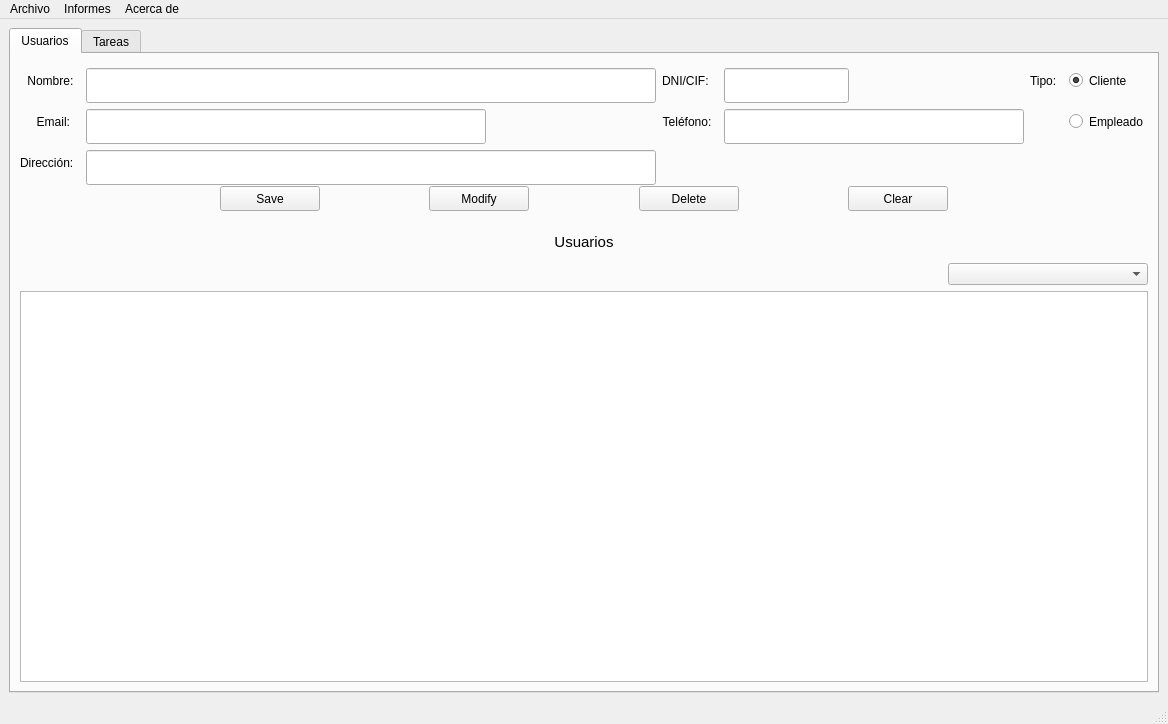
<?xml version="1.0" encoding="UTF-8"?>
<ui version="4.0">
 <class>MainWindow</class>
 <widget class="QMainWindow" name="MainWindow">
  <property name="geometry">
   <rect>
    <x>0</x>
    <y>0</y>
    <width>1168</width>
    <height>724</height>
   </rect>
  </property>
  <property name="windowTitle">
   <string>MainWindow</string>
  </property>
  <widget class="QWidget" name="centralwidget">
   <layout class="QHBoxLayout" name="horizontalLayout_2">
    <item>
     <widget class="QTabWidget" name="pan_main">
      <property name="currentIndex">
       <number>0</number>
      </property>
      <widget class="QWidget" name="tab_Usuario">
       <property name="sizePolicy">
        <sizepolicy hsizetype="Expanding" vsizetype="Expanding">
         <horstretch>0</horstretch>
         <verstretch>0</verstretch>
        </sizepolicy>
       </property>
       <attribute name="title">
        <string>Usuarios</string>
       </attribute>
       <layout class="QHBoxLayout" name="horizontalLayout">
        <item>
         <layout class="QVBoxLayout" name="verticalLayout_2">
          <item>
           <layout class="QGridLayout" name="gridLayout_2">
            <item row="0" column="0">
             <widget class="QLabel" name="lbl_name_3">
              <property name="text">
               <string>Nombre:  </string>
              </property>
              <property name="alignment">
               <set>Qt::AlignRight|Qt::AlignTrailing|Qt::AlignVCenter</set>
              </property>
             </widget>
            </item>
            <item row="0" column="1">
             <widget class="QLineEdit" name="le_name">
              <property name="sizePolicy">
               <sizepolicy hsizetype="Expanding" vsizetype="Expanding">
                <horstretch>0</horstretch>
                <verstretch>0</verstretch>
               </sizepolicy>
              </property>
              <property name="minimumSize">
               <size>
                <width>150</width>
                <height>35</height>
               </size>
              </property>
              <property name="maximumSize">
               <size>
                <width>600</width>
                <height>25</height>
               </size>
              </property>
             </widget>
            </item>
            <item row="0" column="2">
             <widget class="QLabel" name="lbl_dni">
              <property name="text">
               <string>DNI/CIF:</string>
              </property>
             </widget>
            </item>
            <item row="0" column="3">
             <widget class="QLineEdit" name="le_dni">
              <property name="minimumSize">
               <size>
                <width>90</width>
                <height>35</height>
               </size>
              </property>
              <property name="maximumSize">
               <size>
                <width>125</width>
                <height>25</height>
               </size>
              </property>
              <property name="autoFillBackground">
               <bool>false</bool>
              </property>
             </widget>
            </item>
            <item row="0" column="4">
             <widget class="QLabel" name="lbl_invoice">
              <property name="minimumSize">
               <size>
                <width>0</width>
                <height>25</height>
               </size>
              </property>
              <property name="text">
               <string>Tipo:  </string>
              </property>
             </widget>
            </item>
            <item row="0" column="5">
             <widget class="QRadioButton" name="rb_electronic">
              <property name="minimumSize">
               <size>
                <width>0</width>
                <height>25</height>
               </size>
              </property>
              <property name="text">
               <string>Cliente</string>
              </property>
              <property name="checked">
               <bool>true</bool>
              </property>
             </widget>
            </item>
            <item row="1" column="0">
             <widget class="QLabel" name="lb_email">
              <property name="text">
               <string>Email:   </string>
              </property>
              <property name="alignment">
               <set>Qt::AlignRight|Qt::AlignTrailing|Qt::AlignVCenter</set>
              </property>
             </widget>
            </item>
            <item row="1" column="1">
             <widget class="QLineEdit" name="le_email">
              <property name="minimumSize">
               <size>
                <width>100</width>
                <height>35</height>
               </size>
              </property>
              <property name="maximumSize">
               <size>
                <width>400</width>
                <height>25</height>
               </size>
              </property>
             </widget>
            </item>
            <item row="1" column="2">
             <widget class="QLabel" name="lbl_name_4">
              <property name="text">
               <string>Teléfono:  </string>
              </property>
              <property name="alignment">
               <set>Qt::AlignRight|Qt::AlignTrailing|Qt::AlignVCenter</set>
              </property>
             </widget>
            </item>
            <item row="1" column="3">
             <widget class="QLineEdit" name="le_phone">
              <property name="minimumSize">
               <size>
                <width>150</width>
                <height>35</height>
               </size>
              </property>
              <property name="maximumSize">
               <size>
                <width>300</width>
                <height>25</height>
               </size>
              </property>
             </widget>
            </item>
            <item row="1" column="5">
             <widget class="QRadioButton" name="rb_paper">
              <property name="minimumSize">
               <size>
                <width>0</width>
                <height>25</height>
               </size>
              </property>
              <property name="text">
               <string>Empleado</string>
              </property>
             </widget>
            </item>
            <item row="2" column="0">
             <widget class="QLabel" name="lbl_address">
              <property name="text">
               <string>Dirección:  </string>
              </property>
             </widget>
            </item>
            <item row="2" column="1">
             <widget class="QLineEdit" name="le_address">
              <property name="minimumSize">
               <size>
                <width>200</width>
                <height>35</height>
               </size>
              </property>
              <property name="maximumSize">
               <size>
                <width>9999</width>
                <height>25</height>
               </size>
              </property>
             </widget>
            </item>
           </layout>
          </item>
          <item>
           <layout class="QHBoxLayout" name="horizontalLayout_8">
            <item>
             <spacer name="horizontalSpacer_5">
              <property name="orientation">
               <enum>Qt::Horizontal</enum>
              </property>
              <property name="sizeHint" stdset="0">
               <size>
                <width>200</width>
                <height>20</height>
               </size>
              </property>
             </spacer>
            </item>
            <item>
             <widget class="QPushButton" name="btn_save_cust">
              <property name="minimumSize">
               <size>
                <width>100</width>
                <height>25</height>
               </size>
              </property>
              <property name="maximumSize">
               <size>
                <width>99999</width>
                <height>25</height>
               </size>
              </property>
              <property name="text">
               <string>Save</string>
              </property>
             </widget>
            </item>
            <item>
             <spacer name="horizontalSpacer_4">
              <property name="orientation">
               <enum>Qt::Horizontal</enum>
              </property>
              <property name="sizeHint" stdset="0">
               <size>
                <width>40</width>
                <height>20</height>
               </size>
              </property>
             </spacer>
            </item>
            <item>
             <widget class="QPushButton" name="btn_modify_cust">
              <property name="minimumSize">
               <size>
                <width>100</width>
                <height>25</height>
               </size>
              </property>
              <property name="maximumSize">
               <size>
                <width>99999</width>
                <height>25</height>
               </size>
              </property>
              <property name="text">
               <string>Modify</string>
              </property>
             </widget>
            </item>
            <item>
             <spacer name="horizontalSpacer_8">
              <property name="orientation">
               <enum>Qt::Horizontal</enum>
              </property>
              <property name="sizeHint" stdset="0">
               <size>
                <width>40</width>
                <height>20</height>
               </size>
              </property>
             </spacer>
            </item>
            <item>
             <widget class="QPushButton" name="btn_del_cust">
              <property name="minimumSize">
               <size>
                <width>100</width>
                <height>25</height>
               </size>
              </property>
              <property name="maximumSize">
               <size>
                <width>99999</width>
                <height>25</height>
               </size>
              </property>
              <property name="text">
               <string>Delete</string>
              </property>
             </widget>
            </item>
            <item>
             <spacer name="horizontalSpacer_3">
              <property name="orientation">
               <enum>Qt::Horizontal</enum>
              </property>
              <property name="sizeHint" stdset="0">
               <size>
                <width>40</width>
                <height>20</height>
               </size>
              </property>
             </spacer>
            </item>
            <item>
             <widget class="QPushButton" name="btn_clear">
              <property name="minimumSize">
               <size>
                <width>100</width>
                <height>25</height>
               </size>
              </property>
              <property name="text">
               <string>Clear</string>
              </property>
             </widget>
            </item>
            <item>
             <spacer name="horizontalSpacer_6">
              <property name="orientation">
               <enum>Qt::Horizontal</enum>
              </property>
              <property name="sizeHint" stdset="0">
               <size>
                <width>200</width>
                <height>20</height>
               </size>
              </property>
             </spacer>
            </item>
           </layout>
          </item>
          <item>
           <widget class="QLabel" name="lbl_list_users">
            <property name="minimumSize">
             <size>
              <width>100</width>
              <height>40</height>
             </size>
            </property>
            <property name="maximumSize">
             <size>
              <width>1999999</width>
              <height>30</height>
             </size>
            </property>
            <property name="font">
             <font>
              <pointsize>11</pointsize>
              <weight>50</weight>
              <bold>false</bold>
             </font>
            </property>
            <property name="layoutDirection">
             <enum>Qt::LeftToRight</enum>
            </property>
            <property name="text">
             <string>Usuarios</string>
            </property>
            <property name="alignment">
             <set>Qt::AlignCenter</set>
            </property>
           </widget>
          </item>
          <item alignment="Qt::AlignRight">
           <widget class="QComboBox" name="cb_filtro_tipo">
            <property name="sizePolicy">
             <sizepolicy hsizetype="Fixed" vsizetype="Fixed">
              <horstretch>0</horstretch>
              <verstretch>0</verstretch>
             </sizepolicy>
            </property>
            <property name="minimumSize">
             <size>
              <width>200</width>
              <height>0</height>
             </size>
            </property>
            <property name="maximumSize">
             <size>
              <width>600</width>
              <height>16777215</height>
             </size>
            </property>
            <property name="layoutDirection">
             <enum>Qt::LeftToRight</enum>
            </property>
           </widget>
          </item>
          <item>
           <widget class="QTableWidget" name="table_customer">
            <property name="enabled">
             <bool>true</bool>
            </property>
            <property name="minimumSize">
             <size>
              <width>100</width>
              <height>100</height>
             </size>
            </property>
            <property name="maximumSize">
             <size>
              <width>999999</width>
              <height>401</height>
             </size>
            </property>
            <property name="editTriggers">
             <set>QAbstractItemView::NoEditTriggers</set>
            </property>
            <property name="alternatingRowColors">
             <bool>true</bool>
            </property>
            <property name="selectionBehavior">
             <enum>QAbstractItemView::SelectRows</enum>
            </property>
            <attribute name="verticalHeaderVisible">
             <bool>false</bool>
            </attribute>
           </widget>
          </item>
         </layout>
        </item>
       </layout>
      </widget>
      <widget class="QWidget" name="tab_Tareas">
       <property name="sizePolicy">
        <sizepolicy hsizetype="Expanding" vsizetype="Expanding">
         <horstretch>0</horstretch>
         <verstretch>0</verstretch>
        </sizepolicy>
       </property>
       <attribute name="title">
        <string>Tareas</string>
       </attribute>
       <layout class="QHBoxLayout" name="horizontalLayout_3">
        <item>
         <layout class="QVBoxLayout" name="verticalLayout">
          <item>
           <layout class="QGridLayout" name="gridLayout">
            <item row="0" column="0">
             <widget class="QLabel" name="lbl_name_product">
              <property name="text">
               <string>Cliente:  </string>
              </property>
             </widget>
            </item>
            <item row="0" column="1">
             <widget class="QComboBox" name="cb_cliente"/>
            </item>
            <item row="0" column="2">
             <widget class="QLabel" name="lbl_unit_price">
              <property name="text">
               <string>Servicio:  </string>
              </property>
             </widget>
            </item>
            <item row="0" column="3">
             <widget class="QLineEdit" name="le_servicio"/>
            </item>
            <item row="1" column="0">
             <widget class="QLabel" name="lbl_stock">
              <property name="text">
               <string>Empleado:  </string>
              </property>
             </widget>
            </item>
            <item row="1" column="1">
             <widget class="QComboBox" name="cb_empleado">
              <property name="minimumSize">
               <size>
                <width>200</width>
                <height>0</height>
               </size>
              </property>
             </widget>
            </item>
            <item row="1" column="2">
             <widget class="QLabel" name="lbl_family">
              <property name="text">
               <string>Estado:  </string>
              </property>
             </widget>
            </item>
            <item row="1" column="3">
             <widget class="QComboBox" name="cb_estado">
              <item>
               <property name="text">
                <string/>
               </property>
              </item>
              <item>
               <property name="text">
                <string>Pendiente</string>
               </property>
              </item>
              <item>
               <property name="text">
                <string>En Curso</string>
               </property>
              </item>
              <item>
               <property name="text">
                <string>Finalizada</string>
               </property>
              </item>
              <item>
               <property name="text">
                <string>Facturada</string>
               </property>
              </item>
             </widget>
            </item>
            <item row="2" column="0">
             <widget class="QLabel" name="label">
              <property name="text">
               <string>Horas trabajadas:  </string>
              </property>
             </widget>
            </item>
            <item row="2" column="1">
             <widget class="QTimeEdit" name="te_horas"/>
            </item>
            <item row="2" column="2">
             <widget class="QLabel" name="label_2">
              <property name="text">
               <string>Precio por hora: </string>
              </property>
             </widget>
            </item>
            <item row="2" column="3">
             <widget class="QDoubleSpinBox" name="sp_precio"/>
            </item>
           </layout>
          </item>
          <item>
           <layout class="QHBoxLayout" name="horizontalLayout_9">
            <item>
             <widget class="QPushButton" name="btn_save_task">
              <property name="minimumSize">
               <size>
                <width>100</width>
                <height>25</height>
               </size>
              </property>
              <property name="maximumSize">
               <size>
                <width>99999</width>
                <height>25</height>
               </size>
              </property>
              <property name="text">
               <string>Save</string>
              </property>
             </widget>
            </item>
            <item>
             <widget class="QPushButton" name="btn_modify_task">
              <property name="minimumSize">
               <size>
                <width>100</width>
                <height>25</height>
               </size>
              </property>
              <property name="maximumSize">
               <size>
                <width>99999</width>
                <height>25</height>
               </size>
              </property>
              <property name="text">
               <string>Modify</string>
              </property>
             </widget>
            </item>
            <item>
             <widget class="QPushButton" name="btn_del_task">
              <property name="minimumSize">
               <size>
                <width>100</width>
                <height>25</height>
               </size>
              </property>
              <property name="maximumSize">
               <size>
                <width>99999</width>
                <height>25</height>
               </size>
              </property>
              <property name="text">
               <string>Delete</string>
              </property>
             </widget>
            </item>
            <item>
             <spacer name="horizontalSpacer_2">
              <property name="orientation">
               <enum>Qt::Horizontal</enum>
              </property>
              <property name="sizeType">
               <enum>QSizePolicy::Fixed</enum>
              </property>
              <property name="sizeHint" stdset="0">
               <size>
                <width>200</width>
                <height>10</height>
               </size>
              </property>
             </spacer>
            </item>
            <item>
             <widget class="QPushButton" name="btn_clear_task">
              <property name="text">
               <string>Clear</string>
              </property>
             </widget>
            </item>
           </layout>
          </item>
          <item>
           <widget class="QTableWidget" name="table_product">
            <property name="enabled">
             <bool>true</bool>
            </property>
            <property name="minimumSize">
             <size>
              <width>100</width>
              <height>100</height>
             </size>
            </property>
            <property name="maximumSize">
             <size>
              <width>999999</width>
              <height>401</height>
             </size>
            </property>
            <property name="editTriggers">
             <set>QAbstractItemView::NoEditTriggers</set>
            </property>
            <property name="alternatingRowColors">
             <bool>true</bool>
            </property>
            <property name="selectionBehavior">
             <enum>QAbstractItemView::SelectRows</enum>
            </property>
            <property name="sortingEnabled">
             <bool>true</bool>
            </property>
            <attribute name="verticalHeaderVisible">
             <bool>false</bool>
            </attribute>
           </widget>
          </item>
         </layout>
        </item>
       </layout>
      </widget>
     </widget>
    </item>
   </layout>
  </widget>
  <widget class="QMenuBar" name="menubar">
   <property name="geometry">
    <rect>
     <x>0</x>
     <y>0</y>
     <width>1168</width>
     <height>21</height>
    </rect>
   </property>
   <widget class="QMenu" name="menuArchivo">
    <property name="title">
     <string>Archivo</string>
    </property>
   </widget>
   <widget class="QMenu" name="menuAcerca_de">
    <property name="title">
     <string>Acerca de</string>
    </property>
   </widget>
   <widget class="QMenu" name="menuInformes">
    <property name="title">
     <string>Informes</string>
    </property>
    <addaction name="actionListado_Usuarios"/>
   </widget>
   <addaction name="menuArchivo"/>
   <addaction name="menuInformes"/>
   <addaction name="menuAcerca_de"/>
  </widget>
  <widget class="QStatusBar" name="statusbar"/>
  <action name="actionListado_Usuarios">
   <property name="text">
    <string>Listado Usuarios</string>
   </property>
  </action>
 </widget>
 <resources/>
 <connections/>
</ui>
